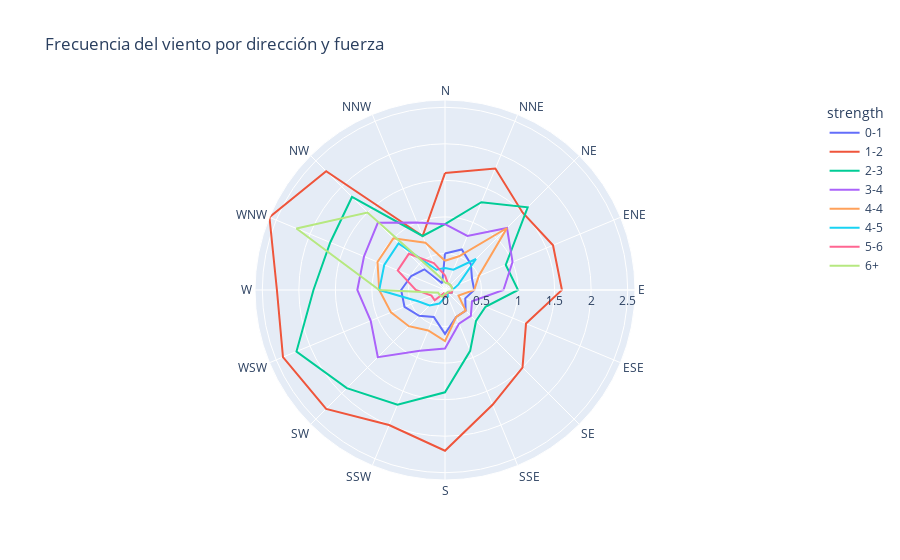

Source (notebook cell):
### Code cell
# Utilizamos px.función line_polar() para crear un gráfico de líneas polares.

fig4=px.line_polar(wind,theta='direction',r='frequency',color='strength',line_close=True,title='Frecuencia del viento por dirección y fuerza')
fig4.show()

### Figure 1 — Plotly figure (JSON) as saved in the notebook; plotly's stock layout.template omitted (floating-point values rounded to 4 significant figures)
{"data": [{"hovertemplate": "strength=0-1<br>frequency=%{r}<br>direction=%{theta}<extra></extra>", "legendgroup": "0-1", "line": {"color": "#636efa", "dash": "solid"}, "marker": {"symbol": "circle"}, "mode": "lines", "name": "0-1", "r": [0.5, 0.6, 0.5, 0.4, 0.4, 0.3, 0.4, 0.4, 0.6, 0.4, 0.5, 0.6, 0.6, 0.5, 0.4, 0.1, 0.5], "showlegend": true, "subplot": "polar", "theta": ["N", "NNE", "NE", "ENE", "E", "ESE", "SE", "SSE", "S", "SSW", "SW", "WSW", "W", "WNW", "NW", "NNW", "N"], "type": "scatterpolar"}, {"hovertemplate": "strength=1-2<br>frequency=%{r}<br>direction=%{theta}<extra></extra>", "legendgroup": "1-2", "line": {"color": "#EF553B", "dash": "solid"}, "marker": {"symbol": "circle"}, "mode": "lines", "name": "1-2", "r": [1.6, 1.8, 1.5, 1.6, 1.6, 1.2, 1.5, 1.7, 2.2, 2, 2.3, 2.4, 2.3, 2.6, 2.3, 0.8, 1.6], "showlegend": true, "subplot": "polar", "theta": ["N", "NNE", "NE", "ENE", "E", "ESE", "SE", "SSE", "S", "SSW", "SW", "WSW", "W", "WNW", "NW", "NNW", "N"], "type": "scatterpolar"}, {"hovertemplate": "strength=2-3<br>frequency=%{r}<br>direction=%{theta}<extra></extra>", "legendgroup": "2-3", "line": {"color": "#00cc96", "dash": "solid"}, "marker": {"symbol": "circle"}, "mode": "lines", "name": "2-3", "r": [0.9, 1.3, 1.6, 0.9, 1, 0.6, 0.6, 0.9, 1.4, 1.7, 1.9, 2.2, 1.8, 1.7, 1.8, 0.8, 0.9], "showlegend": true, "subplot": "polar", "theta": ["N", "NNE", "NE", "ENE", "E", "ESE", "SE", "SSE", "S", "SSW", "SW", "WSW", "W", "WNW", "NW", "NNW", "N"], "type": "scatterpolar"}, {"hovertemplate": "strength=3-4<br>frequency=%{r}<br>direction=%{theta}<extra></extra>", "legendgroup": "3-4", "line": {"color": "#ab63fa", "dash": "solid"}, "marker": {"symbol": "circle"}, "mode": "lines", "name": "3-4", "r": [0.9, 0.8, 1.2, 1, 0.8, 0.4, 0.5, 0.5, 0.8, 0.9, 1.3, 1.1, 1.2, 1.2, 1.3, 1, 0.9], "showlegend": true, "subplot": "polar", "theta": ["N", "NNE", "NE", "ENE", "E", "ESE", "SE", "SSE", "S", "SSW", "SW", "WSW", "W", "WNW", "NW", "NNW", "N"], "type": "scatterpolar"}, {"hovertemplate": "strength=4-4<br>frequency=%{r}<br>direction=%{theta}<extra></extra>", "legendgroup": "4-4", "line": {"color": "#FFA15A", "dash": "solid"}, "marker": {"symbol": "circle"}, "mode": "lines", "name": "4-4", "r": [0.4, 0.5, 1.2, 0.5, 0.4, 0.2, 0.4, 0.4, 0.7, 0.6, 0.7, 0.8, 0.9, 1, 1, 0.7, 0.4], "showlegend": true, "subplot": "polar", "theta": ["N", "NNE", "NE", "ENE", "E", "ESE", "SE", "SSE", "S", "SSW", "SW", "WSW", "W", "WNW", "NW", "NNW", "N"], "type": "scatterpolar"}, {"hovertemplate": "strength=4-5<br>frequency=%{r}<br>direction=%{theta}<extra></extra>", "legendgroup": "4-5", "line": {"color": "#19d3f3", "dash": "solid"}, "marker": {"symbol": "circle"}, "mode": "lines", "name": "4-5", "r": [0.3, 0.3, 0.6, 0.2, 0.1, 0.1, 0.05, 0.1, 0.1, 0.2, 0.3, 0.4, 0.9, 0.9, 0.9, 0.3, 0.3], "showlegend": true, "subplot": "polar", "theta": ["N", "NNE", "NE", "ENE", "E", "ESE", "SE", "SSE", "S", "SSW", "SW", "WSW", "W", "WNW", "NW", "NNW", "N"], "type": "scatterpolar"}, {"hovertemplate": "strength=5-6<br>frequency=%{r}<br>direction=%{theta}<extra></extra>", "legendgroup": "5-6", "line": {"color": "#FF6692", "dash": "solid"}, "marker": {"symbol": "circle"}, "mode": "lines", "name": "5-6", "r": [0.2, 0.1, 0.1, 0.1, 0.1, 0.1, 0.05, 0.05, 0.1, 0.05, 0.2, 0.2, 0.4, 0.7, 0.7, 0.4, 0.2], "showlegend": true, "subplot": "polar", "theta": ["N", "NNE", "NE", "ENE", "E", "ESE", "SE", "SSE", "S", "SSW", "SW", "WSW", "W", "WNW", "NW", "NNW", "N"], "type": "scatterpolar"}, {"hovertemplate": "strength=6+<br>frequency=%{r}<br>direction=%{theta}<extra></extra>", "legendgroup": "6+", "line": {"color": "#B6E880", "dash": "solid"}, "marker": {"symbol": "circle"}, "mode": "lines", "name": "6+", "r": [0.1, 0.1, 0.1, 0.1, 0.1, 0.05, 0.05, 0.05, 0.05, 0.1, 0.1, 0.1, 0.9, 2.2, 1.5, 0.2, 0.1], "showlegend": true, "subplot": "polar", "theta": ["N", "NNE", "NE", "ENE", "E", "ESE", "SE", "SSE", "S", "SSW", "SW", "WSW", "W", "WNW", "NW", "NNW", "N"], "type": "scatterpolar"}], "layout": {"legend": {"title": {"text": "strength"}, "tracegroupgap": 0}, "polar": {"angularaxis": {"direction": "clockwise", "rotation": 90}, "domain": {"x": [0, 1], "y": [0, 1]}}, "title": {"text": "Frecuencia del viento por dirección y fuerza"}}}
